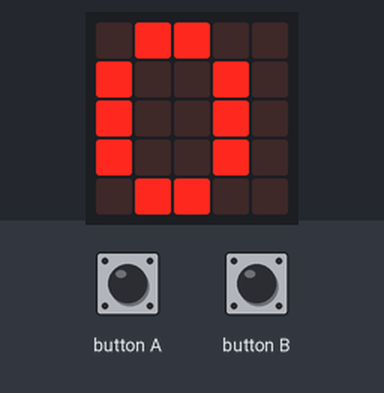
Bench run of a program on a simulated BBC micro:bit (MakeCode). Shown: the board's 5×5 LED display. The test bench sets the inputs (shaded band).

Above: at 1.2 s.
1.3 s: button A pressed for 0.15 s
At 2.7 s:
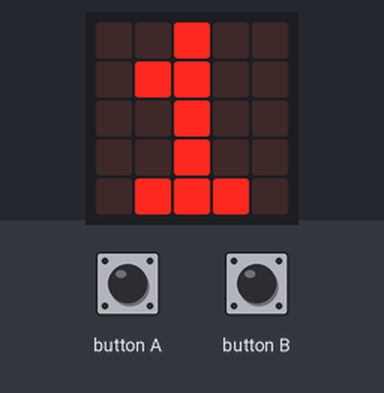
3.0 s: button A pressed for 0.15 s
At 5.1 s:
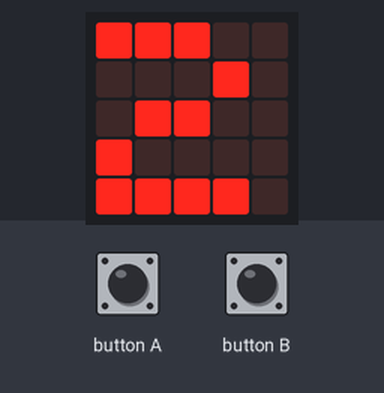
Timing chart, 0 to 6.6 s (numbered marks = the images above; inputs shaded):
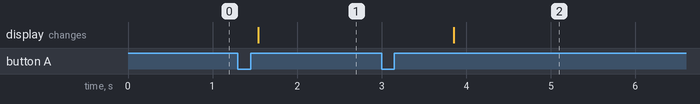

The program:

main.ts
```typescript
input.onButtonPressed(Button.A, function () {
    if (counter < 9) {
        counter += 1
    }
})
input.onButtonPressed(Button.B, function () {
    if (counter > 0) {
        counter += -1
    }
})
let counter = 0
counter = 0
basic.forever(function () {
    basic.showNumber(counter)
})
```

Measured:
- after the input at 1.3 s, the display: changes after 0.24 s (image 1)
- after the input at 3.0 s, the display: changes after 0.85 s (image 2)
